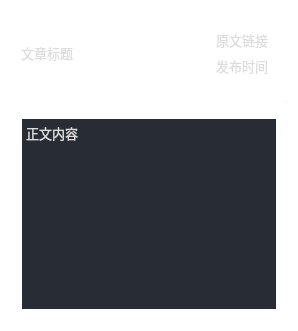
                     <widget class="QWidget" name="widget_result">
                      <property name="palette">
                       <palette>
                        <active>
                         <colorrole role="WindowText">
                          <brush brushstyle="SolidPattern">
                           <color alpha="255">
                            <red>221</red>
                            <green>221</green>
                            <blue>221</blue>
                           </color>
                          </brush>
                         </colorrole>
                         <colorrole role="Button">
                          <brush brushstyle="SolidPattern">
                           <color alpha="0">
                            <red>0</red>
                            <green>0</green>
                            <blue>0</blue>
                           </color>
                          </brush>
                         </colorrole>
                         <colorrole role="Text">
                          <brush brushstyle="SolidPattern">
                           <color alpha="255">
                            <red>221</red>
                            <green>221</green>
                            <blue>221</blue>
                           </color>
                          </brush>
                         </colorrole>
                         <colorrole role="ButtonText">
                          <brush brushstyle="SolidPattern">
                           <color alpha="255">
                            <red>221</red>
                            <green>221</green>
                            <blue>221</blue>
                           </color>
                          </brush>
                         </colorrole>
                         <colorrole role="Base">
                          <brush brushstyle="SolidPattern">
                           <color alpha="0">
                            <red>0</red>
                            <green>0</green>
                            <blue>0</blue>
                           </color>
                          </brush>
                         </colorrole>
                         <colorrole role="Window">
                          <brush brushstyle="SolidPattern">
                           <color alpha="0">
                            <red>0</red>
                            <green>0</green>
                            <blue>0</blue>
                           </color>
                          </brush>
                         </colorrole>
                         <colorrole role="PlaceholderText">
                          <brush brushstyle="SolidPattern">
                           <color alpha="255">
                            <red>221</red>
                            <green>221</green>
                            <blue>221</blue>
                           </color>
                          </brush>
                         </colorrole>
                        </active>
                        <inactive>
                         <colorrole role="WindowText">
                          <brush brushstyle="SolidPattern">
                           <color alpha="255">
                            <red>221</red>
                            <green>221</green>
                            <blue>221</blue>
                           </color>
                          </brush>
                         </colorrole>
                         <colorrole role="Button">
                          <brush brushstyle="SolidPattern">
                           <color alpha="0">
                            <red>0</red>
                            <green>0</green>
                            <blue>0</blue>
                           </color>
                          </brush>
                         </colorrole>
                         <colorrole role="Text">
                          <brush brushstyle="SolidPattern">
                           <color alpha="255">
                            <red>221</red>
                            <green>221</green>
                            <blue>221</blue>
                           </color>
                          </brush>
                         </colorrole>
                         <colorrole role="ButtonText">
                          <brush brushstyle="SolidPattern">
                           <color alpha="255">
                            <red>221</red>
                            <green>221</green>
                            <blue>221</blue>
                           </color>
                          </brush>
                         </colorrole>
                         <colorrole role="Base">
                          <brush brushstyle="SolidPattern">
                           <color alpha="0">
                            <red>0</red>
                            <green>0</green>
                            <blue>0</blue>
                           </color>
                          </brush>
                         </colorrole>
                         <colorrole role="Window">
                          <brush brushstyle="SolidPattern">
                           <color alpha="0">
                            <red>0</red>
                            <green>0</green>
                            <blue>0</blue>
                           </color>
                          </brush>
                         </colorrole>
                         <colorrole role="PlaceholderText">
                          <brush brushstyle="SolidPattern">
                           <color alpha="255">
                            <red>221</red>
                            <green>221</green>
                            <blue>221</blue>
                           </color>
                          </brush>
                         </colorrole>
                        </inactive>
                        <disabled>
                         <colorrole role="WindowText">
                          <brush brushstyle="SolidPattern">
                           <color alpha="255">
                            <red>221</red>
                            <green>221</green>
                            <blue>221</blue>
                           </color>
                          </brush>
                         </colorrole>
                         <colorrole role="Button">
                          <brush brushstyle="SolidPattern">
                           <color alpha="0">
                            <red>0</red>
                            <green>0</green>
                            <blue>0</blue>
                           </color>
                          </brush>
                         </colorrole>
                         <colorrole role="Text">
                          <brush brushstyle="SolidPattern">
                           <color alpha="255">
                            <red>221</red>
                            <green>221</green>
                            <blue>221</blue>
                           </color>
                          </brush>
                         </colorrole>
                         <colorrole role="ButtonText">
                          <brush brushstyle="SolidPattern">
                           <color alpha="255">
                            <red>221</red>
                            <green>221</green>
                            <blue>221</blue>
                           </color>
                          </brush>
                         </colorrole>
                         <colorrole role="Base">
                          <brush brushstyle="SolidPattern">
                           <color alpha="0">
                            <red>0</red>
                            <green>0</green>
                            <blue>0</blue>
                           </color>
                          </brush>
                         </colorrole>
                         <colorrole role="Window">
                          <brush brushstyle="SolidPattern">
                           <color alpha="0">
                            <red>0</red>
                            <green>0</green>
                            <blue>0</blue>
                           </color>
                          </brush>
                         </colorrole>
                         <colorrole role="PlaceholderText">
                          <brush brushstyle="SolidPattern">
                           <color alpha="255">
                            <red>221</red>
                            <green>221</green>
                            <blue>221</blue>
                           </color>
                          </brush>
                         </colorrole>
                        </disabled>
                       </palette>
                      </property>
                      <property name="font">
                       <font>
                        <family>Segoe UI</family>
                        <pointsize>10</pointsize>
                        <italic>false</italic>
                        <bold>false</bold>
                       </font>
                      </property>
                      <property name="styleSheet">
                       <string notr="true">d</string>
                      </property>
                      <layout class="QVBoxLayout" name="verticalLayout_20">
                       <item>
                        <widget class="QFrame" name="frame_header">
                         <property name="frameShape">
                          <enum>QFrame::StyledPanel</enum>
                         </property>
                         <property name="frameShadow">
                          <enum>QFrame::Raised</enum>
                         </property>
                         <layout class="QHBoxLayout" name="horizontalLayout_7">
                          <item>
                           <widget class="QLabel" name="label_title">
                            <property name="sizePolicy">
                             <sizepolicy hsizetype="Preferred" vsizetype="Preferred">
                              <horstretch>7</horstretch>
                              <verstretch>0</verstretch>
                             </sizepolicy>
                            </property>
                            <property name="styleSheet">
                             <string notr="true">font: 700 20pt &quot;Segoe UI&quot;;</string>
                            </property>
                            <property name="text">
                             <string>文章标题</string>
                            </property>
                            <property name="margin">
                             <number>10</number>
                            </property>
                           </widget>
                          </item>
                          <item>
                           <widget class="QWidget" name="widget_meta" native="true">
                            <property name="sizePolicy">
                             <sizepolicy hsizetype="Preferred" vsizetype="Preferred">
                              <horstretch>2</horstretch>
                              <verstretch>0</verstretch>
                             </sizepolicy>
                            </property>
                            <layout class="QVBoxLayout" name="verticalLayout_5">
                             <item>
                              <widget class="QLabel" name="label_url">
                               <property name="styleSheet">
                                <string notr="true">font: italic 10pt &quot;Segoe UI&quot;;</string>
                               </property>
                               <property name="text">
                                <string>原文链接</string>
                               </property>
                               <property name="alignment">
                                <set>Qt::AlignRight|Qt::AlignTrailing|Qt::AlignVCenter</set>
                               </property>
                              </widget>
                             </item>
                             <item>
                              <widget class="QLabel" name="label_time">
                               <property name="styleSheet">
                                <string notr="true">font: italic 10pt &quot;Segoe UI&quot;;</string>
                               </property>
                               <property name="text">
                                <string>发布时间</string>
                               </property>
                               <property name="alignment">
                                <set>Qt::AlignRight|Qt::AlignTrailing|Qt::AlignVCenter</set>
                               </property>
                              </widget>
                             </item>
                            </layout>
                           </widget>
                          </item>
                         </layout>
                        </widget>
                       </item>
                       <item>
                        <widget class="Line" name="line">
                         <property name="maximumSize">
                          <size>
                           <width>16777215</width>
                           <height>1</height>
                          </size>
                         </property>
                         <property name="styleSheet">
                          <string notr="true">background-color: rgb(221, 221, 221);</string>
                         </property>
                         <property name="orientation">
                          <enum>Qt::Horizontal</enum>
                         </property>
                        </widget>
                       </item>
                       <item>
                        <widget class="QFrame" name="frame_content">
                         <property name="frameShape">
                          <enum>QFrame::StyledPanel</enum>
                         </property>
                         <property name="frameShadow">
                          <enum>QFrame::Raised</enum>
                         </property>
                         <layout class="QVBoxLayout" name="verticalLayout_9">
                          <item>
                           <widget class="QTextBrowser" name="text_content">
                            <property name="palette">
                             <palette>
                              <active>
                               <colorrole role="WindowText">
                                <brush brushstyle="SolidPattern">
                                 <color alpha="255">
                                  <red>221</red>
                                  <green>221</green>
                                  <blue>221</blue>
                                 </color>
                                </brush>
                               </colorrole>
                               <colorrole role="Button">
                                <brush brushstyle="SolidPattern">
                                 <color alpha="0">
                                  <red>0</red>
                                  <green>0</green>
                                  <blue>0</blue>
                                 </color>
                                </brush>
                               </colorrole>
                               <colorrole role="Text">
                                <brush brushstyle="SolidPattern">
                                 <color alpha="255">
                                  <red>221</red>
                                  <green>221</green>
                                  <blue>221</blue>
                                 </color>
                                </brush>
                               </colorrole>
                               <colorrole role="ButtonText">
                                <brush brushstyle="SolidPattern">
                                 <color alpha="255">
                                  <red>221</red>
                                  <green>221</green>
                                  <blue>221</blue>
                                 </color>
                                </brush>
                               </colorrole>
                               <colorrole role="Base">
                                <brush brushstyle="NoBrush">
                                 <color alpha="255">
                                  <red>0</red>
                                  <green>0</green>
                                  <blue>0</blue>
                                 </color>
                                </brush>
                               </colorrole>
                               <colorrole role="Window">
                                <brush brushstyle="SolidPattern">
                                 <color alpha="0">
                                  <red>0</red>
                                  <green>0</green>
                                  <blue>0</blue>
                                 </color>
                                </brush>
                               </colorrole>
                               <colorrole role="PlaceholderText">
                                <brush brushstyle="SolidPattern">
                                 <color alpha="255">
                                  <red>221</red>
                                  <green>221</green>
                                  <blue>221</blue>
                                 </color>
                                </brush>
                               </colorrole>
                              </active>
                              <inactive>
                               <colorrole role="WindowText">
                                <brush brushstyle="SolidPattern">
                                 <color alpha="255">
                                  <red>221</red>
                                  <green>221</green>
                                  <blue>221</blue>
                                 </color>
                                </brush>
                               </colorrole>
                               <colorrole role="Button">
                                <brush brushstyle="SolidPattern">
                                 <color alpha="0">
                                  <red>0</red>
                                  <green>0</green>
                                  <blue>0</blue>
                                 </color>
                                </brush>
                               </colorrole>
                               <colorrole role="Text">
                                <brush brushstyle="SolidPattern">
                                 <color alpha="255">
                                  <red>221</red>
                                  <green>221</green>
                                  <blue>221</blue>
                                 </color>
                                </brush>
                               </colorrole>
                               <colorrole role="ButtonText">
                                <brush brushstyle="SolidPattern">
                                 <color alpha="255">
                                  <red>221</red>
                                  <green>221</green>
                                  <blue>221</blue>
                                 </color>
                                </brush>
                               </colorrole>
                               <colorrole role="Base">
                                <brush brushstyle="NoBrush">
                                 <color alpha="255">
                                  <red>0</red>
                                  <green>0</green>
                                  <blue>0</blue>
                                 </color>
                                </brush>
                               </colorrole>
                               <colorrole role="Window">
                                <brush brushstyle="SolidPattern">
                                 <color alpha="0">
                                  <red>0</red>
                                  <green>0</green>
                                  <blue>0</blue>
                                 </color>
                                </brush>
                               </colorrole>
                               <colorrole role="PlaceholderText">
                                <brush brushstyle="SolidPattern">
                                 <color alpha="255">
                                  <red>221</red>
                                  <green>221</green>
                                  <blue>221</blue>
                                 </color>
                                </brush>
                               </colorrole>
                              </inactive>
                              <disabled>
                               <colorrole role="WindowText">
                                <brush brushstyle="SolidPattern">
                                 <color alpha="255">
                                  <red>221</red>
                                  <green>221</green>
                                  <blue>221</blue>
                                 </color>
                                </brush>
                               </colorrole>
                               <colorrole role="Button">
                                <brush brushstyle="SolidPattern">
                                 <color alpha="0">
                                  <red>0</red>
                                  <green>0</green>
                                  <blue>0</blue>
                                 </color>
                                </brush>
                               </colorrole>
                               <colorrole role="Text">
                                <brush brushstyle="SolidPattern">
                                 <color alpha="255">
                                  <red>221</red>
                                  <green>221</green>
                                  <blue>221</blue>
                                 </color>
                                </brush>
                               </colorrole>
                               <colorrole role="ButtonText">
                                <brush brushstyle="SolidPattern">
                                 <color alpha="255">
                                  <red>221</red>
                                  <green>221</green>
                                  <blue>221</blue>
                                 </color>
                                </brush>
                               </colorrole>
                               <colorrole role="Base">
                                <brush brushstyle="NoBrush">
                                 <color alpha="255">
                                  <red>0</red>
                                  <green>0</green>
                                  <blue>0</blue>
                                 </color>
                                </brush>
                               </colorrole>
                               <colorrole role="Window">
                                <brush brushstyle="SolidPattern">
                                 <color alpha="0">
                                  <red>0</red>
                                  <green>0</green>
                                  <blue>0</blue>
                                 </color>
                                </brush>
                               </colorrole>
                               <colorrole role="PlaceholderText">
                                <brush brushstyle="SolidPattern">
                                 <color alpha="255">
                                  <red>221</red>
                                  <green>221</green>
                                  <blue>221</blue>
                                 </color>
                                </brush>
                               </colorrole>
                              </disabled>
                             </palette>
                            </property>
                            <property name="html">
                             <string>&lt;!DOCTYPE HTML PUBLIC &quot;-//W3C//DTD HTML 4.0//EN&quot; &quot;http://www.w3.org/TR/REC-html40/strict.dtd&quot;&gt;
&lt;html&gt;&lt;head&gt;&lt;meta name=&quot;qrichtext&quot; content=&quot;1&quot; /&gt;&lt;meta charset=&quot;utf-8&quot; /&gt;&lt;style type=&quot;text/css&quot;&gt;
p, li { white-space: pre-wrap; }
&lt;/style&gt;&lt;/head&gt;&lt;body style=&quot; font-family:'Segoe UI'; font-size:10pt; font-weight:400; font-style:normal;&quot; bgcolor=&quot;#282c34&quot;&gt;
&lt;p style=&quot; margin-top:0px; margin-bottom:0px; margin-left:0px; margin-right:0px; -qt-block-indent:0; text-indent:0px;&quot;&gt;正文内容&lt;/p&gt;&lt;/body&gt;&lt;/html&gt;</string>
                            </property>
                           </widget>
                          </item>
                         </layout>
                        </widget>
                       </item>
                      </layout>
                     </widget>
